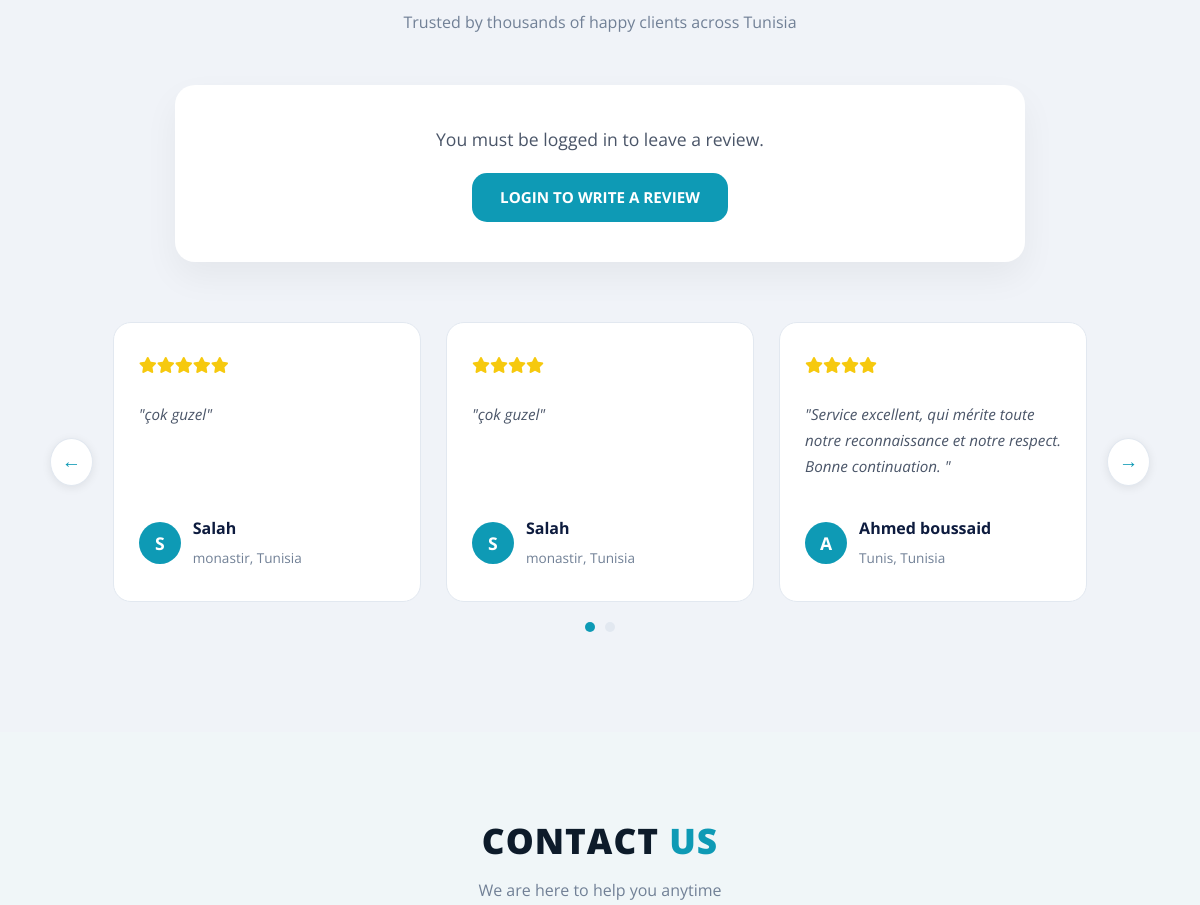
Page /home.php (middle part) on the earlier database version.
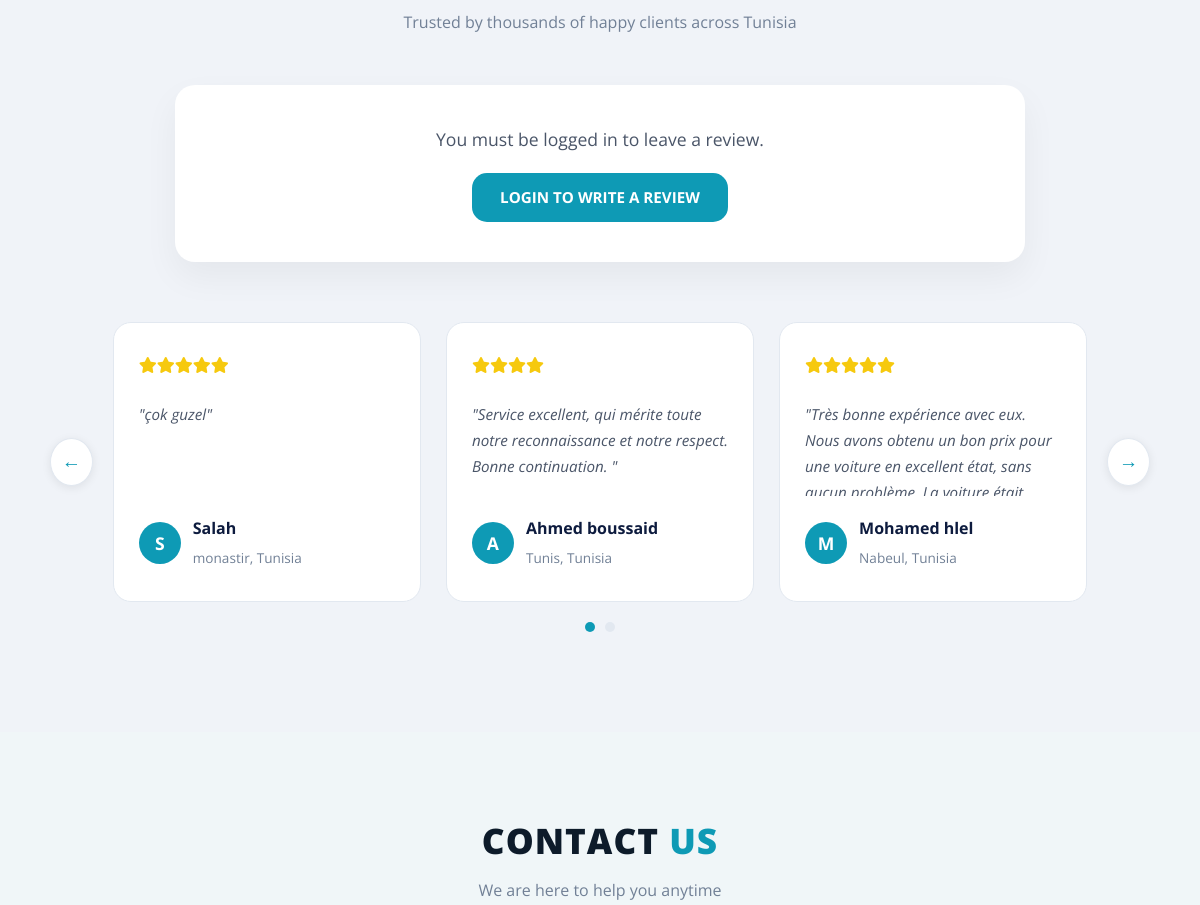
Same page on the later database version.
### tables this page shows
CREATE TABLE `avis` (
  `id` int(11) NOT NULL,
  `nom` varchar(100) DEFAULT NULL,
  `ville` varchar(100) DEFAULT NULL,
  `commentaire` text DEFAULT NULL,
  `note` int(11) DEFAULT NULL,
  `date_creation` timestamp NULL DEFAULT current_timestamp()
);

### home.php (the view, shortened to what this page needs)
<?php
$conn = new mysqli('localhost', 'root', '', 'locationvoitures');
?>
<!DOCTYPE html>
<html lang="en">
<head>
    <link rel="stylesheet" href="styles/home.css">
    <link rel="stylesheet" href="https://cdnjs.cloudflare.com/ajax/libs/font-awesome/6.5.0/css/all.min.css">
</head>
<body>
    <?php include 'navbar.php'; ?>
    <section class="reviews-section">
        <div class="reviews-header">
            <p>Trusted by thousands of happy clients across Tunisia</p>
        </div>
        <?php if (isset($_SESSION['user_id'])): ?>
            <form action="ajouter_avis.php" method="POST" class="custom-review-form">
                <div class="review-row">
                    <input type="text" name="nom" placeholder="Your name" class="review-input-field" required>
                    <input type="text" name="ville" placeholder="Your city" class="review-input-field" required>
                </div>
                <div class="review-row">
                    <textarea name="commentaire" placeholder="Your review..." class="review-textarea-field"
                        required></textarea>
                    <select name="note" class="review-select-field">
                        <option value="5">⭐⭐⭐⭐⭐ (Excellent)</option>
                        <option value="4">⭐⭐⭐⭐ (Very Good)</option>
                        <option value="3">⭐⭐⭐ (Average)</option>
                        <option value="2">⭐⭐ (Poor)</option>
                        <option value="1">⭐ (Terrible)</option>
                    </select>
                </div>
                <button type="submit" class="review-btn">Submit Review</button>
            </form>
        <?php else: ?>
            <div class="review-login-box">
                <p>You must be logged in to leave a review.</p>
                <a href="login.php?redirect=home.php" class="btn-fleet">Login to Write a Review</a>
            </div>
        <?php endif; ?>
        <div class="reviews-slider-wrapper">
            <button class="slider-btn" onclick="changeReview(-1)">&#8592;</button>
            <div class="reviews-slider">
                <?php
                $sqlAvis = "SELECT * FROM avis ORDER BY date_creation DESC LIMIT 9";
                $resultAvis = $conn->query($sqlAvis);
                $allAvis = [];
                if ($resultAvis && $resultAvis->num_rows > 0) {
                    while ($avis = $resultAvis->fetch_assoc()) {
                        $allAvis[] = $avis;
                    }
                }
                $groups = array_chunk($allAvis, 3);
                if (!empty($groups)) {
                    foreach ($groups as $gi => $group):
                        ?>
                        <div class="reviews-slide-group <?php echo $gi === 0 ? 'active' : ''; ?>">
                            <?php foreach ($group as $avis): ?>
                                <div class="review-card">
                                    <div class="review-stars">
                                        <?php for ($i = 0; $i < $avis['note']; $i++)
                                            echo '<i class="fas fa-star"></i>'; ?>
                                    </div>
                                    <p>"<?php echo htmlspecialchars($avis['commentaire']); ?>"</p>
                                    <div class="review-author">
                                        <div class="review-avatar"><?php echo strtoupper(substr($avis['nom'], 0, 1)); ?></div>
                                        <div>
                                            <h4><?php echo htmlspecialchars($avis['nom']); ?></h4>
                                            <span><?php echo htmlspecialchars($avis['ville']); ?>, Tunisia</span>
                                        </div>
                                    </div>
                                </div>
                            <?php endforeach; ?>
                        </div>
                        <?php
                    endforeach;
                } else { ?>
                    <div class="reviews-slide-group active">
                        <p style="text-align:center;width:100%;color:#718096;">No reviews yet.</p>
                    </div>
                <?php } ?>
            </div>
            <button class="slider-btn" onclick="changeReview(1)">&#8594;</button>
        </div>
        <div class="reviews-dots">
            <?php if (!empty($groups))
                foreach ($groups as $gi => $g): ?>
                    <span class="dot <?php echo $gi === 0 ? 'active' : ''; ?>" onclick="goToReview(<?php echo $gi; ?>)"></span>
                <?php endforeach; ?>
        </div>
    </section>
    <section class="contact-section">
        <div class="contact-header">
            <h2>Contact <span>Us</span></h2>
            <p>We are here to help you anytime</p>
        </div>
    </section>
</body>
</html>

Differences in the rows shown:
removed avis: note 4 (drawn), commentaire "çok guzel", nom "S", nom "Salah", ville "monastir"
now on this page (row unchanged): avis: note 5 (drawn), commentaire "Très bonne expérience avec eux. Nous avons obtenu un bon prix pour une voiture en excellent état, sans…", nom "M", nom "Mohamed hlel", ville "Nabeul"
